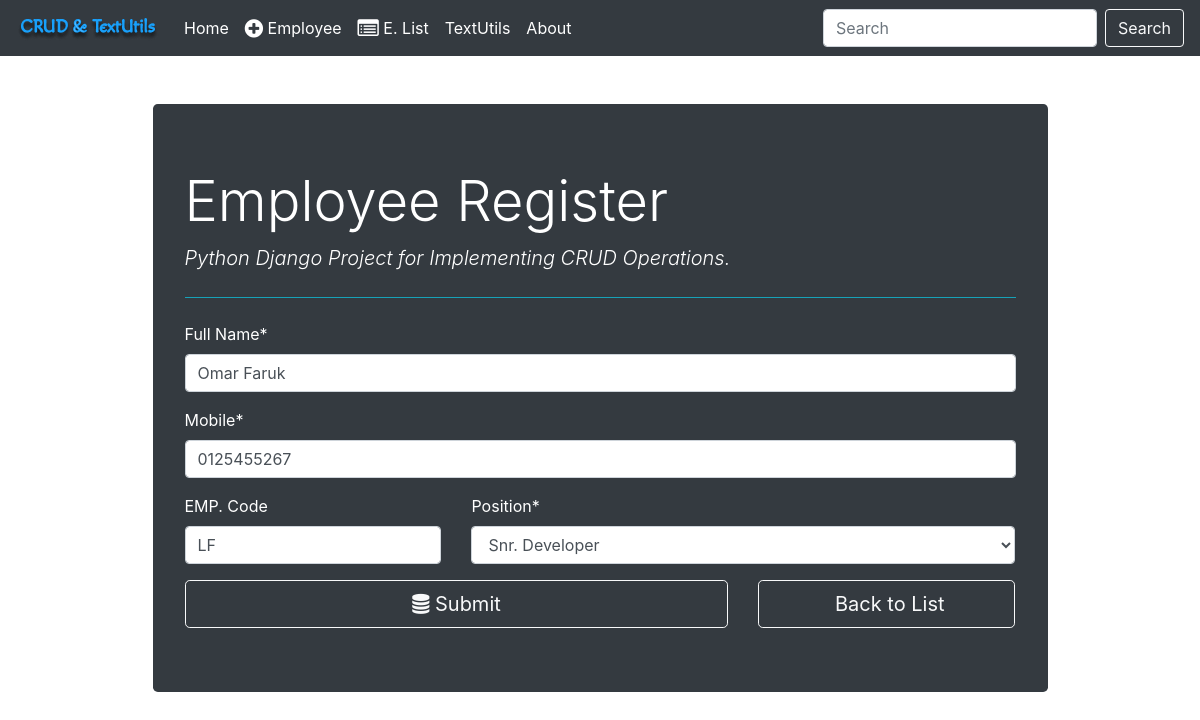
Screenshot of /employee/4/ with the database file from the repository.
### employee_register/models.py (models this page shows, shortened)
class Employee(models.Model):
    fullname = models.CharField(max_length=100)
    emp_code = models.CharField(max_length=4)
    mobile = models.CharField(max_length=15)
    position = models.ForeignKey(Position, on_delete=models.CASCADE)

### employee_register/views.py (the view, shortened to what this page needs)
# urls.py: path('', views.employee_form, name='employee_insert'), # get and post req for insert operation
def employee_form(request, id=0):
    if request.method == 'GET':
        if id == 0:
            form = EmployeeForm()  ## From forms.py
        else:
            employee = Employee.objects.get(pk=id)
            form = EmployeeForm(instance=employee)
        return render(request, 'employee_register/employee_form.html', {'form':form})

### employee_register/forms.py
class EmployeeForm(forms.ModelForm):
    class Meta:
        model = Employee
        fields = ('fullname', 'mobile', 'emp_code', 'position')
        labels = {             ## To Update the label text
            'fullname': 'Full Name',
            'emp_code': 'EMP. Code'
        }
    def __init__(self, *args, **kwargs):
        super(EmployeeForm, self).__init__(*args, **kwargs)
        self.fields['position'].empty_label = "Select"
        self.fields['emp_code'].required = False  # removed required validation for EMP. Code

### employee_register/models.py (called while the page is built)
    def __str__(self):
        return self.title

### templates/employee_register/employee_form.html (shortened to what this page needs)
{% extends 'base.html' %}
{% load crispy_forms_tags %}
{% block content %}
<div class="container text-white">
    <div class="col-md-10 offset-md-1 mt-5">
        <div class="jumbotron bg-dark">
          <h1 class="display-4">Employee Register</h1>
          <p class="lead font-italic">Python Django Project for Implementing CRUD Operations.</p>
          <hr class="my-4 border-info">
            <form action="" method="post" autocomplete="off">
                {{ form.fullname | as_crispy_field }}
                {{ form.mobile | as_crispy_field }}
                <div class="row">
                    <div class="col-md-4">
                        {{ form.emp_code | as_crispy_field }}
                    </div>
                    <div class="col-md-8">
                        {{ form.position | as_crispy_field }}
                    </div>
                </div>
                <div class="row">
                    <div class="col-md-8">
                        <button type="submit" class="btn btn-outline-light btn-block btn-lg"><i class="fa fa-database"></i> Submit</button>
                    </div>
                    <div class="col-md-4">
                        <a href="{% url 'employee_list' %}" class="btn btn-outline-light btn-block btn-lg">
                             Back to List
                        </a>
                    </div>
                </div>
            </form>
        </div>
    </div>
</div>
{% endblock content %}

### rows the page displays
Employee: fullname "Omar Faruk", mobile "0125455267", emp_code "LF", position "Snr. Developer"
